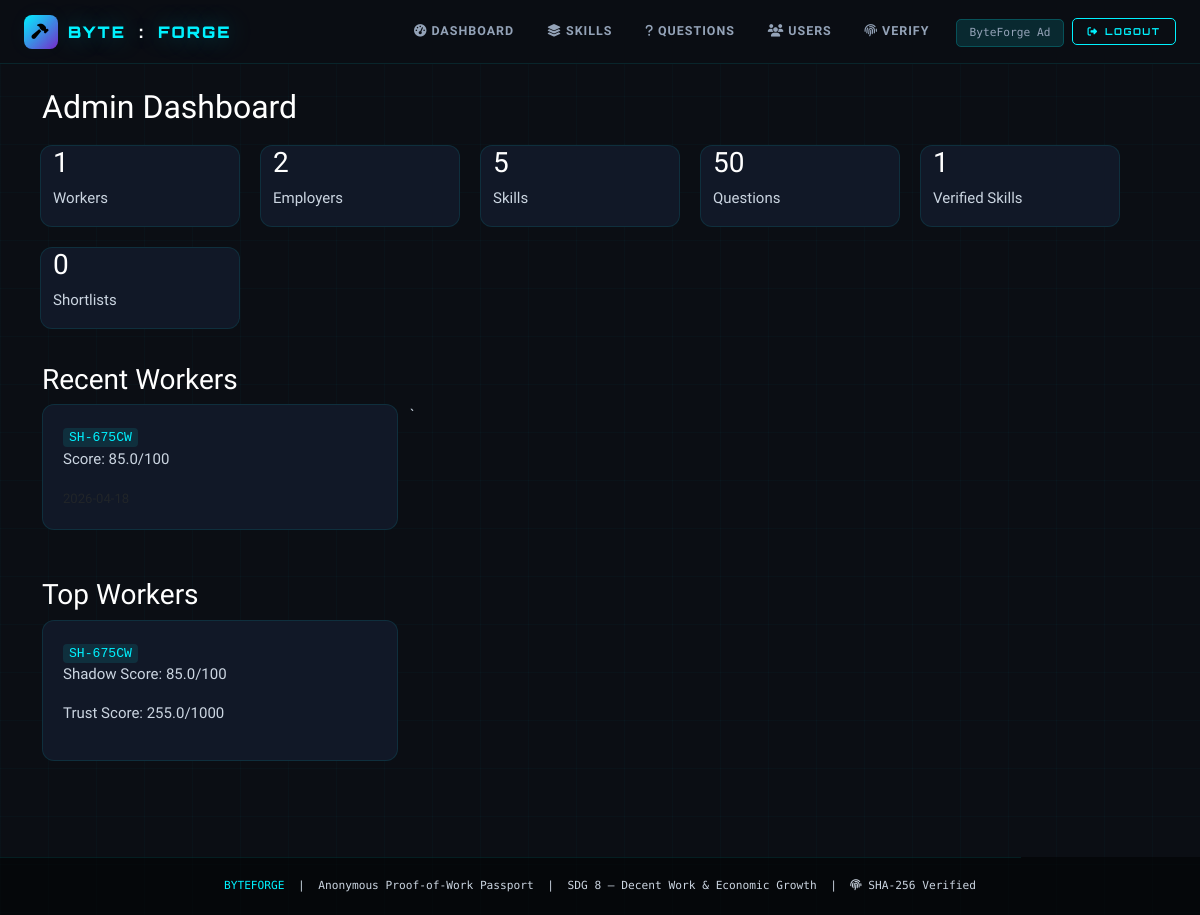
The page /admin/dashboard (signed in) on the database its author committed.
### models.py (models this page shows, shortened)
class User(UserMixin, db.Model):
    __tablename__ = 'users'
    id = db.Column(db.Integer, primary_key=True)
    name = db.Column(db.String(120), nullable=False)
    email = db.Column(db.String(120), unique=True, nullable=False, index=True)
    password_hash = db.Column(db.String(256), nullable=False)
    role = db.Column(db.String(20), nullable=False, default='worker', index=True)
    anonymous_id = db.Column(db.String(20), unique=True, nullable=True, index=True)
    shadow_score = db.Column(db.Float, default=0.0)
    trust_score = db.Column(db.Float, default=0.0)
    bio = db.Column(db.Text, nullable=True)
    location = db.Column(db.String(120), nullable=True)
    created_at = db.Column(db.DateTime, default=datetime.utcnow, index=True)
    verified_skills = db.relationship('VerifiedSkill', backref='worker', lazy=True, cascade='all, delete-orphan')
    shortlisted_by = db.relationship('Shortlist', foreign_keys='Shortlist.worker_id', backref='worker', lazy=True, cascade='all, delete-orphan')
    shortlisted = db.relationship('Shortlist', foreign_keys='Shortlist.employer_id', backref='employer', lazy=True, cascade='all, delete-orphan')
    sent_messages = db.relationship('Message', foreign_keys='Message.sender_id', backref='sender', lazy=True)
    received_messages = db.relationship('Message', foreign_keys='Message.receiver_id', backref='receiver', lazy=True)

### routes/admin.py (the view)
@admin_bp.route('/dashboard')
@login_required
@admin_required
def dashboard():
    stats = {
        'workers': User.query.filter_by(role='worker').count(),
        'employers': User.query.filter_by(role='employer').count(),
        'skills': Skill.query.count(),
        'questions': Question.query.count(),
        'verified': VerifiedSkill.query.count(),
        'shortlists': Shortlist.query.count(),
        'messages': Message.query.count(),
        'attempts': TestAttempt.query.count(),
    }
    recent_workers = User.query.filter_by(role='worker').order_by(User.created_at.desc()).limit(8).all()
    top_workers = User.query.filter_by(role='worker').order_by(User.shadow_score.desc()).limit(5).all()
    recent_verified = VerifiedSkill.query.order_by(VerifiedSkill.verified_at.desc()).limit(6).all()
    return render_template('admin_dashboard.html', stats=stats, recent_workers=recent_workers,
                          top_workers=top_workers, recent_verified=recent_verified)

### routes/admin.py (called while the page is built)
def admin_required(f):
    @wraps(f)
    def decorated(*args, **kwargs):
        if not current_user.is_authenticated or current_user.role != 'admin':
            flash('Admin access required.', 'danger')
            return redirect(url_for('auth.admin_login'))
        return f(*args, **kwargs)
    return decorated

### templates/admin_dashboard.html
{% extends "base.html" %}
{% block content %}
<h2>Admin Dashboard</h2>
<div class="row">
    <div class="card" style="display: inline-block; width: 200px; margin: 10px;">
        <h3>{{ stats.workers }}</h3>
        <p>Workers</p>
    </div>
    <div class="card" style="display: inline-block; width: 200px; margin: 10px;">
        <h3>{{ stats.employers }}</h3>
        <p>Employers</p>
    </div>
    <div class="card" style="display: inline-block; width: 200px; margin: 10px;">
        <h3>{{ stats.skills }}</h3>
        <p>Skills</p>
    </div>
    <div class="card" style="display: inline-block; width: 200px; margin: 10px;">
        <h3>{{ stats.questions }}</h3>
        <p>Questions</p>
    </div>
    <div class="card" style="display: inline-block; width: 200px; margin: 10px;">
        <h3>{{ stats.verified }}</h3>
        <p>Verified Skills</p>
    </div>
    <div class="card" style="display: inline-block; width: 200px; margin: 10px;">
        <h3>{{ stats.shortlists }}</h3>
        <p>Shortlists</p>
    </div>
</div>
<h3 class="mt-4">Recent Workers</h3>
<div class="row">
    {% for w in recent_workers %}
    <div class="col-md-4">
        <div class="card">
            <div class="card-body">
                <code>{{ w.anonymous_id }}</code>
                <p>Score: {{ w.shadow_score }}/100</p>
                <small>{{ w.created_at.strftime('%Y-%m-%d') }}</small>
            </div>
        </div>
    </div>
    {% endfor %}`
</div>
<h3 class="mt-4">Top Workers</h3>
<div class="row">
    {% for w in top_workers %}
    <div class="col-md-4">
        <div class="card">
            <div class="card-body">
                <code>{{ w.anonymous_id }}</code>
                <p>Shadow Score: {{ w.shadow_score }}/100</p>
                <p>Trust Score: {{ w.trust_score }}/1000</p>
            </div>
        </div>
    </div>
    {% endfor %}
</div>
{% endblock %}

### templates/base.html (shortened to what this page needs)
<!DOCTYPE html>
<html lang="en">
<head>
  <link href="https://cdn.jsdelivr.net/npm/bootstrap@5.3.3/dist/css/bootstrap.min.css" rel="stylesheet"/>
  <link href="https://cdnjs.cloudflare.com/ajax/libs/font-awesome/6.5.0/css/all.min.css" rel="stylesheet"/>
</head>
<body>
<nav class="navbar navbar-expand-lg">
  <div class="container-fluid px-3 px-lg-4">
    <a class="navbar-brand" href="/">
      <div class="brand-shield"><i class="fas fa-hammer"></i></div>
      BYTE<span style="color:#fff;margin:0 3px">:</span>FORGE
    </a>
    <div class="collapse navbar-collapse" id="navMain">
      <ul class="navbar-nav ms-auto align-items-center gap-1 py-2 py-lg-0">
        {% if current_user.is_authenticated %}
          {% if current_user.role == 'worker' %}
            <li class="nav-item"><a class="nav-link" href="/worker/dashboard"><i class="fas fa-grip-horizontal me-1"></i>Dashboard</a></li>
            <li class="nav-item"><a class="nav-link" href="/worker/skills"><i class="fas fa-bolt me-1"></i>Gauntlet</a></li>
            <li class="nav-item"><a class="nav-link" href="/worker/passport"><i class="fas fa-id-card me-1"></i>Passport</a></li>
            <li class="nav-item"><a class="nav-link" href="/worker/leaderboard"><i class="fas fa-trophy me-1"></i>Ranks</a></li>
            <li class="nav-item"><a class="nav-link" href="/worker/inbox"><i class="fas fa-envelope me-1"></i>Inbox</a></li>
          {% elif current_user.role == 'admin' %}
            <li class="nav-item"><a class="nav-link" href="/admin/dashboard"><i class="fas fa-tachometer-alt me-1"></i>Dashboard</a></li>
            <li class="nav-item"><a class="nav-link" href="/admin/skills"><i class="fas fa-layer-group me-1"></i>Skills</a></li>
            <li class="nav-item"><a class="nav-link" href="/admin/questions"><i class="fas fa-question me-1"></i>Questions</a></li>
            <li class="nav-item"><a class="nav-link" href="/admin/users"><i class="fas fa-users me-1"></i>Users</a></li>
          {% endif %}
          <li class="nav-item"><a class="nav-link" href="/verify"><i class="fas fa-fingerprint me-1"></i>Verify</a></li>
          <li class="nav-item ms-2">
            <span style="font-family:var(--M);font-size:.7rem;color:var(--muted);padding:.4rem .8rem;background:var(--cyan-dim);border:1px solid var(--border2);border-radius:5px;">
              {{ current_user.anonymous_id or current_user.name[:12] }}
            </span>
          </li>
          <li class="nav-item ms-1">
            <a class="btn-c" href="/logout" style="padding:.35rem .9rem; font-size:.6rem;"><i class="fas fa-sign-out-alt"></i> Logout</a>
          </li>
        {% endif %}
      </ul>
    </div>
  </div>
</nav>
<main class="container py-4">
{% block content %}{% endblock %}
</main>
<footer>
  <div class="container">
    <span class="text-c">BYTEFORGE</span> &nbsp;|&nbsp;
    Anonymous Proof-of-Work Passport &nbsp;|&nbsp;
    SDG 8 — Decent Work &amp; Economic Growth &nbsp;|&nbsp;
    <i class="fas fa-fingerprint"></i> SHA-256 Verified
  </div>
</footer>
</body>
</html>

### templates/base.html (style rules this page uses)
:root { --bg: #0b0e14; --bg2: #0f1520; --bg3: #111827; --bg4: #151f30; --cyan: #00f2ff; --cyan-dim: rgba(0,242,255,.12); --cyan-glow: 0 0 24px rgba(0,242,255,.35); --pink: #ff006e; --pink-dim: rgba(255,0,110,.12); --pink-glow: 0 0 24px rgba(255,0,110,.35); --purple: #7928ca; --green: #00ff9d; --yellow: #ffd60a; --red: #ff3860; --text: #e2e8f0; --muted: #94a3b8; --border: rgba(0,242,255,.10); --border2: rgba(0,242,255,.20); --F: 'Orbitron', monospace; --M: 'Share Tech Mono', monospace; --B: 'Rajdhani', sans-serif; }
* { box-sizing: border-box; margin: 0; padding: 0; }
html { scroll-behavior: smooth; }
body { background: var(--bg); color: var(--text); font-family: var(--B); font-size: 15px; min-height: 100vh; overflow-x: hidden; }
body::before { content: ''; position: fixed; inset: 0; z-index: 0; pointer-events: none; background-image: linear-gradient(rgba(0,242,255,.025) 1px, transparent 1px), linear-gradient(90deg, rgba(0,242,255,.025) 1px, transparent 1px); background-size: 48px 48px; }
main { position: relative; z-index: 1; }
.navbar { background: rgba(11,14,20,.97) !important; border-bottom: 1px solid var(--border); backdrop-filter: blur(20px); padding: .6rem 0; position: sticky; top: 0; z-index: 1000; }
.navbar-brand { font-family: var(--F); font-weight: 900; font-size: 1rem; color: var(--cyan) !important; letter-spacing: 2px; text-shadow: var(--cyan-glow); display: flex; align-items: center; gap: 10px; }
.brand-shield { width: 34px; height: 34px; border-radius: 8px; background: linear-gradient(135deg, var(--cyan), var(--purple)); display: flex; align-items: center; justify-content: center; color: #000; font-size: .95rem; }
.nav-link { font-family: var(--B); font-weight: 600; font-size: .78rem; letter-spacing: 1px; text-transform: uppercase; color: var(--muted) !important; padding: .45rem .9rem !important; border-radius: 5px; transition: color .2s, background .2s; }
.card { background: var(--bg3); border: 1px solid var(--border); border-radius: 12px; transition: border-color .3s, box-shadow .3s; margin-bottom: 1.5rem; }
.card-body { padding: 1.25rem; }
.btn-c, .btn-cp, .btn-cd, .btn-cs { display: inline-flex; align-items: center; gap: .4rem; font-family: var(--F); font-size: .7rem; font-weight: 700; letter-spacing: 1.5px; text-transform: uppercase; padding: .55rem 1.4rem; border-radius: 5px; border: 1px solid; cursor: pointer; text-decoration: none; transition: all .25s; white-space: nowrap; background: transparent; }
.btn-c { border-color: var(--cyan); color: var(--cyan); }
.text-c { color: var(--cyan) !important; }
p, li, span, div { color: #cbd5e1; }
strong, b, h1, h2, h3, h4, h5, h6 { color: #ffffff !important; }
code { color: var(--cyan) !important; background: rgba(0,242,255,.1) !important; padding: 2px 6px; border-radius: 4px; }
footer { position: relative; z-index: 1; background: rgba(0,0,0,.5); border-top: 1px solid var(--border); padding: 1.25rem 0; text-align: center; font-family: var(--M); font-size: .7rem; color: var(--muted); margin-top: 3rem; }

### rows shown on the page
User: name "ByteForge Ad"
User: anonymous_id "SH-675CW", shadow_score "85.0", trust_score "255.0"

### other values the page prints
{{ stats.workers }} "1"
{{ stats.employers }} "2"
{{ stats.skills }} "5"
{{ stats.questions }} "50"
{{ stats.verified }} "1"
{{ stats.shortlists }} "0"
